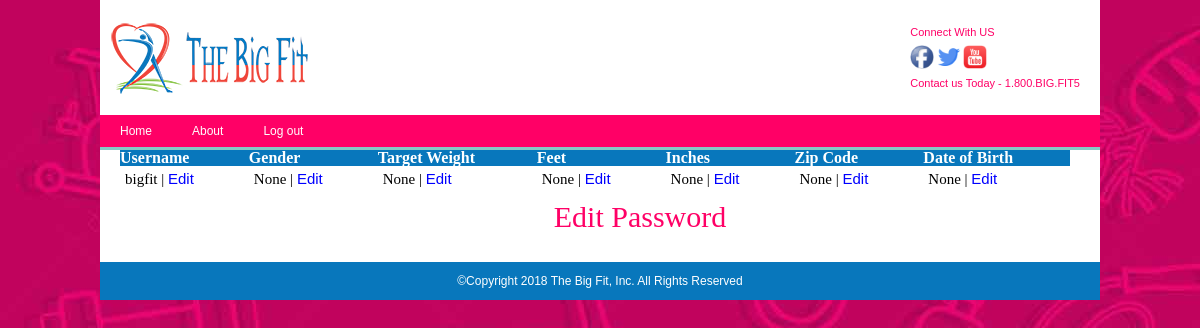
Page /viewprofile/ (signed in) on the committed database.
### Bigfit/models.py (models this page shows, shortened)
class User(AbstractUser):
    SEX_CHOICES = [('M', 'Male'), ('F', 'Female')]
    target_weight = models.PositiveSmallIntegerField(validators=[MaxValueValidator(999)], null=True)
    feet = models.PositiveSmallIntegerField(validators=[MaxValueValidator(9)], null=True)
    inches = models.PositiveSmallIntegerField(validators=[MaxValueValidator(11)], null=True)
    date_of_birth = models.DateField(null=True)
    gender = models.CharField(choices=SEX_CHOICES, max_length=1, null=True)
    zip_code = models.CharField(max_length=5, null=True)
    class Meta:
        ordering = ['last_name', 'first_name', 'id']

### Bigfit/views.py (the view)
# urls.py: path('viewprofile/', views.viewprofile),
def viewprofile(request):
    current_id = request.user.id
    profile_list = models.User.objects.filter(id=current_id)
    return render(request,'profile.html',{'uli':profile_list})

### templates/profile.html (shortened to what this page needs)
{% extends 'base.html' %}
{% block content %}
    <table border="1">
        <tr>
            <th>Username</th>
            <th>Gender</th>
            <th>Target Weight</th>
            <th>Feet</th>
            <th>Inches</th>
            <th>Zip Code</th>
            <th>Date of Birth</th>
        </tr>
            {% for item in uli %}
                <tr>
                    <td>
                        {{ item.username }}
                        |
                        <a href="/editusername">Edit</a>
                    </td>
                    <td>
                        {{ item.gender }}
                        |
                        <a href="/editgender">Edit</a>
                    </td>
                    <td>
                        {{ item.target_weight }}
                        |
                        <a href="/edittargetweight">Edit</a>
                    </td>
                    <td>
                        {{ item.feet }}
                        |
                        <a href="/editfeet">Edit</a>
                    </td>
                    <td>
                        {{ item.inches }}
                        |
                        <a href="/editinches">Edit</a>
                    </td>
                    <td>
                        {{ item.zip_code }}
                        |
                        <a href="/editzipcode">Edit</a>
                    </td>
                    <td>
                        {{ item.date_of_birth }}
                        |
                        <a href="/editdob">Edit</a>
                    </td>
                </tr>
            {% endfor %}
    </table>
    <ul>
        <li><a href="/editpassword/">Edit Password</a></li>
    </ul>
{% endblock %}

### static/styles.css (style rules this page uses)
﻿ html, body { margin: 0; padding: 0; border:0; background: transparent; font-size:10px; }
div, span, article, aside, footer, header, hgroup, nav, section, h1, h2, h3, h4, h5, h6, p, blockquote, a, ol, ul, li, table, tr, th, td, tbody, tfoot, thead { margin:0; padding:0; border:0; vertical-align: baseline; background:transparent; }
table { border-collapse: collapse; border-spacing:0; }
h1, h2, h3, h4, h5, h6, p, li, blockquote, td, th, a, caption, em, strong, strike { font-family: Arial, Helvetica, sans-serif; font-size:100%; font-weight: normal; font-style:normal; line-height: 100%; text-indent:0; text-decoration:none; text-align: left; color: #000; }
ol, ul { list-style: none; }
body { background-color:#EA0071 }
a:link { color: #00f; }
ul li { color:#000; font-size:12px; }
table { width:95%; }
th { font-weight:bold; }
thead,th { background: #ccc; }
#content li { padding:10px; text-align:center; font-size:20px; font-family:"Arial Rounded MT Bold" }
#content ul li a { font-size:30px; font-family:"Arial Rounded MT Bold"; color:#ff0066; margin-left:40px; text-align:center; }
#content ul li a:link { font-size:30px; font-family:"Arial Rounded MT Bold"; color:#ff0066; }
#content table { width:95%; }
#content th { font-weight:bold; font-family: "Arial Rounded MT Bold"; color:#ffffff; }
#content thead,th { background:#0877BC; }
#content td { padding:5px 5px; font-family: "Arial Rounded MT Bold"; font-size:15px; }

### rows in the picture
User: username "bigfit", gender "None", target_weight "None", feet "None", inches "None", zip_code "None", date_of_birth "None"
